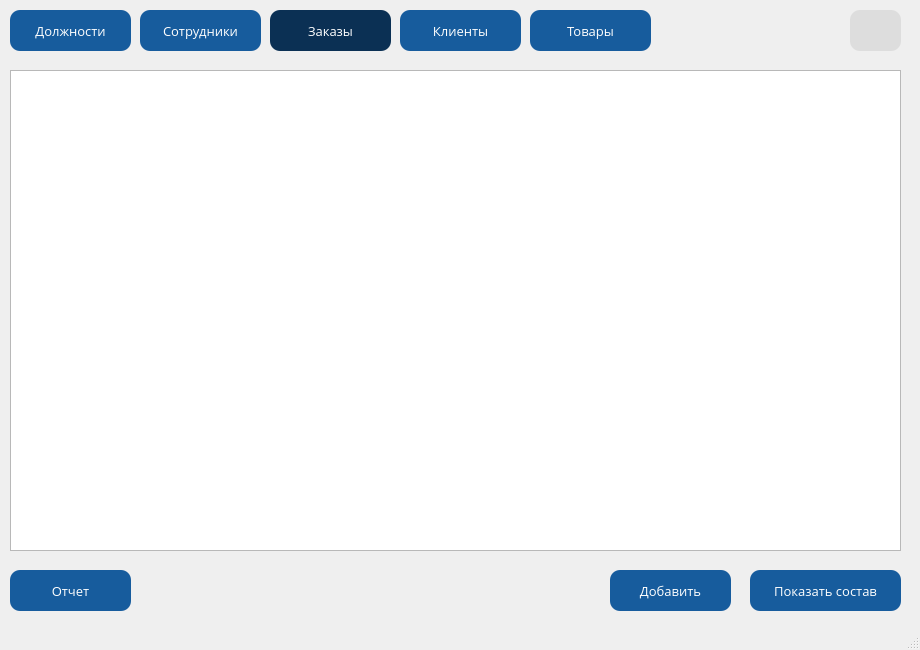
<?xml version="1.0" encoding="UTF-8"?>
<ui version="4.0">
 <class>zakaz</class>
 <widget class="QMainWindow" name="zakaz">
  <property name="windowModality">
   <enum>Qt::NonModal</enum>
  </property>
  <property name="geometry">
   <rect>
    <x>0</x>
    <y>0</y>
    <width>920</width>
    <height>650</height>
   </rect>
  </property>
  <property name="font">
   <font>
    <family>Open Sans</family>
    <pointsize>10</pointsize>
   </font>
  </property>
  <property name="contextMenuPolicy">
   <enum>Qt::NoContextMenu</enum>
  </property>
  <property name="windowTitle">
   <string>Приложение</string>
  </property>
  <property name="windowIcon">
   <iconset>
    <normaloff>logo.png</normaloff>logo.png</iconset>
  </property>
  <property name="toolButtonStyle">
   <enum>Qt::ToolButtonIconOnly</enum>
  </property>
  <property name="dockNestingEnabled">
   <bool>false</bool>
  </property>
  <widget class="QWidget" name="centralwidget">
   <widget class="QTableView" name="tableView">
    <property name="geometry">
     <rect>
      <x>10</x>
      <y>70</y>
      <width>891</width>
      <height>481</height>
     </rect>
    </property>
   </widget>
   <widget class="QPushButton" name="pushButton">
    <property name="enabled">
     <bool>true</bool>
    </property>
    <property name="geometry">
     <rect>
      <x>10</x>
      <y>10</y>
      <width>121</width>
      <height>41</height>
     </rect>
    </property>
    <property name="styleSheet">
     <string notr="true">QPushButton {
    border-radius:  10px;
    background-color:  rgb(23, 92, 157);
    color:  rgb(255, 255, 255);
	font: 10pt &quot;Open Sans&quot;;
}

QPushButton:pressed {
    background-color:  rgb(11, 48, 84);
}</string>
    </property>
    <property name="text">
     <string>Должности</string>
    </property>
   </widget>
   <widget class="QPushButton" name="pushButton_2">
    <property name="enabled">
     <bool>true</bool>
    </property>
    <property name="geometry">
     <rect>
      <x>140</x>
      <y>10</y>
      <width>121</width>
      <height>41</height>
     </rect>
    </property>
    <property name="styleSheet">
     <string notr="true">QPushButton {
    border-radius:  10px;
    background-color:  rgb(23, 92, 157);
    color:  rgb(255, 255, 255);
	font: 10pt &quot;Open Sans&quot;;
}

QPushButton:pressed {
    background-color:  rgb(11, 48, 84);
}</string>
    </property>
    <property name="text">
     <string>Сотрудники</string>
    </property>
    <property name="checkable">
     <bool>false</bool>
    </property>
    <property name="autoRepeat">
     <bool>false</bool>
    </property>
    <property name="autoExclusive">
     <bool>false</bool>
    </property>
   </widget>
   <widget class="QPushButton" name="pushButton_3">
    <property name="enabled">
     <bool>false</bool>
    </property>
    <property name="geometry">
     <rect>
      <x>270</x>
      <y>10</y>
      <width>121</width>
      <height>41</height>
     </rect>
    </property>
    <property name="styleSheet">
     <string notr="true">QPushButton {
    border-radius:  10px;
    background-color:  rgb(11, 48, 84);
    color:  rgb(255, 255, 255);
}</string>
    </property>
    <property name="text">
     <string>Заказы</string>
    </property>
   </widget>
   <widget class="QPushButton" name="pushButton_4">
    <property name="geometry">
     <rect>
      <x>400</x>
      <y>10</y>
      <width>121</width>
      <height>41</height>
     </rect>
    </property>
    <property name="styleSheet">
     <string notr="true">QPushButton {
    border-radius:  10px;
    background-color:  rgb(23, 92, 157);
    color:  rgb(255, 255, 255);
	font: 10pt &quot;Open Sans&quot;;
}

QPushButton:pressed {
    background-color:  rgb(11, 48, 84);
}</string>
    </property>
    <property name="text">
     <string>Клиенты</string>
    </property>
   </widget>
   <widget class="QPushButton" name="pushButton_5">
    <property name="geometry">
     <rect>
      <x>530</x>
      <y>10</y>
      <width>121</width>
      <height>41</height>
     </rect>
    </property>
    <property name="styleSheet">
     <string notr="true">QPushButton {
    border-radius:  10px;
    background-color:  rgb(23, 92, 157);
    color:  rgb(255, 255, 255);
	font: 10pt &quot;Open Sans&quot;;
}

QPushButton:pressed {
    background-color:  rgb(11, 48, 84);
}</string>
    </property>
    <property name="text">
     <string>Товары</string>
    </property>
   </widget>
   <widget class="QPushButton" name="pushButton_6">
    <property name="geometry">
     <rect>
      <x>610</x>
      <y>570</y>
      <width>121</width>
      <height>41</height>
     </rect>
    </property>
    <property name="styleSheet">
     <string notr="true">QPushButton {
    border-radius:  10px;
    background-color:  rgb(23, 92, 157);
    color:  rgb(255, 255, 255);
	font: 10pt &quot;Open Sans&quot;;
}

QPushButton:pressed {
    background-color:  rgb(11, 48, 84);
}</string>
    </property>
    <property name="text">
     <string>Добавить</string>
    </property>
   </widget>
   <widget class="QPushButton" name="pushButton_7">
    <property name="geometry">
     <rect>
      <x>850</x>
      <y>10</y>
      <width>51</width>
      <height>41</height>
     </rect>
    </property>
    <property name="styleSheet">
     <string notr="true">QPushButton {
    border-radius:  10px;
    background-color: rgb(221, 221, 221);
    color:  rgb(255, 255, 255);
}


QPushButton:pressed {
    background-color: rgb(152, 152, 152);
}</string>
    </property>
    <property name="text">
     <string/>
    </property>
    <property name="icon">
     <iconset>
      <normaloff>icon-filter.png</normaloff>icon-filter.png</iconset>
    </property>
   </widget>
   <widget class="QPushButton" name="pushButton_8">
    <property name="geometry">
     <rect>
      <x>10</x>
      <y>570</y>
      <width>121</width>
      <height>41</height>
     </rect>
    </property>
    <property name="styleSheet">
     <string notr="true">QPushButton {
    border-radius:  10px;
    background-color:  rgb(23, 92, 157);
    color:  rgb(255, 255, 255);
	font: 10pt &quot;Open Sans&quot;;
}

QPushButton:pressed {
    background-color:  rgb(11, 48, 84);
}</string>
    </property>
    <property name="text">
     <string>Отчет</string>
    </property>
   </widget>
   <widget class="QPushButton" name="pushButton_9">
    <property name="geometry">
     <rect>
      <x>750</x>
      <y>570</y>
      <width>151</width>
      <height>41</height>
     </rect>
    </property>
    <property name="styleSheet">
     <string notr="true">QPushButton {
    border-radius:  10px;
    background-color:  rgb(23, 92, 157);
    color:  rgb(255, 255, 255);
	font: 10pt &quot;Open Sans&quot;;
}

QPushButton:pressed {
    background-color:  rgb(11, 48, 84);
}</string>
    </property>
    <property name="text">
     <string>Показать состав</string>
    </property>
   </widget>
  </widget>
  <widget class="QMenuBar" name="menubar">
   <property name="geometry">
    <rect>
     <x>0</x>
     <y>0</y>
     <width>920</width>
     <height>25</height>
    </rect>
   </property>
  </widget>
  <widget class="QStatusBar" name="statusbar"/>
 </widget>
 <resources/>
 <connections/>
</ui>
